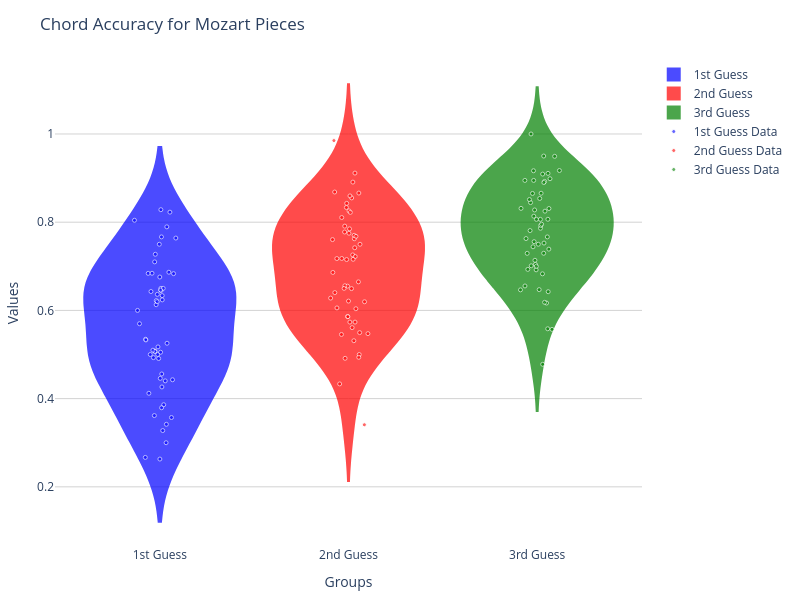

The cell this chart's notebook holds for it:
### Code cell
fig = srt.plot_violin_scatter(f_key[good_ix], s_key[good_ix], t_key[good_ix], title="Chord Accuracy for Mozart Pieces", labels=["1st Guess", "2nd Guess", "3rd Guess"])
